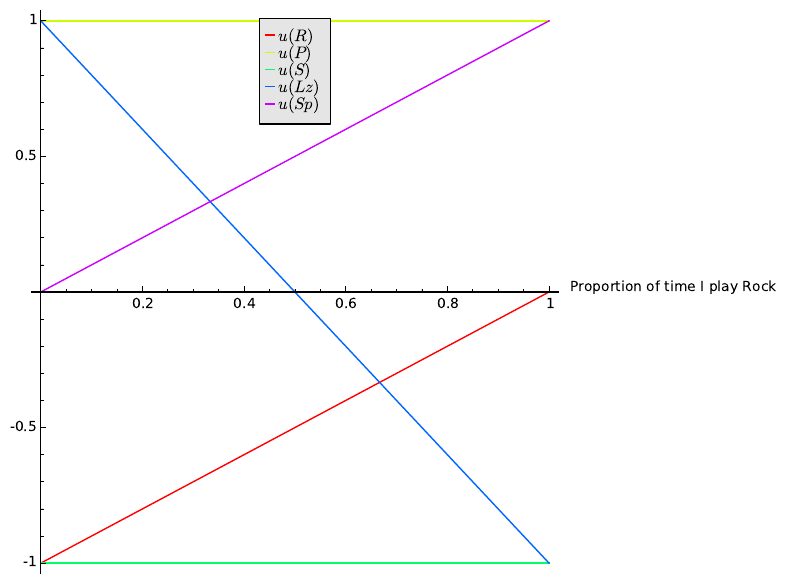

Reproduce this figure in Python.
# This file was *autogenerated* from the file plot.sage.
from sage.all_cmdline import *   # import sage library
_sage_const_3 = Integer(3); _sage_const_2 = Integer(2); _sage_const_1 = Integer(1); _sage_const_0 = Integer(0); _sage_const_5 = Integer(5); _sage_const_4 = Integer(4)
A = matrix([[_sage_const_0 , -_sage_const_1 , _sage_const_1 , _sage_const_1 , -_sage_const_1 ],
             [_sage_const_1 , _sage_const_0 , -_sage_const_1 , -_sage_const_1 , _sage_const_1 ],
             [-_sage_const_1 , _sage_const_1 , _sage_const_0 , _sage_const_1  , -_sage_const_1 ],
             [-_sage_const_1 , _sage_const_1 , -_sage_const_1 , _sage_const_0 , _sage_const_1 ],
             [_sage_const_1 , -_sage_const_1 , _sage_const_1 , -_sage_const_1 , _sage_const_0 ]])

clrs = rainbow(_sage_const_5 )
p = plot(x * A[_sage_const_0 , _sage_const_0 ] + (_sage_const_1  - x) * A[_sage_const_0 , _sage_const_4 ], x, _sage_const_0 , _sage_const_1 , legend_label="$u(R)$", color=clrs[_sage_const_0 ], axes_labels=['Proportion of time I play Rock', ''])
p += plot(x * A[_sage_const_1 , _sage_const_0 ] + (_sage_const_1  - x) * A[_sage_const_1 , _sage_const_4 ], x, _sage_const_0 , _sage_const_1 , legend_label="$u(P)$", color=clrs[_sage_const_1 ])
p += plot(x * A[_sage_const_2 , _sage_const_0 ] + (_sage_const_1  - x) * A[_sage_const_2 , _sage_const_4 ], x, _sage_const_0 , _sage_const_1 , legend_label="$u(S)$", color=clrs[_sage_const_2 ])
p += plot(x * A[_sage_const_3 , _sage_const_0 ] + (_sage_const_1  - x) * A[_sage_const_3 , _sage_const_4 ], x, _sage_const_0 , _sage_const_1 , legend_label="$u(Lz)$", color=clrs[_sage_const_3 ])
p += plot(x * A[_sage_const_4 , _sage_const_0 ] + (_sage_const_1  - x) * A[_sage_const_4 , _sage_const_4 ], x, _sage_const_0 , _sage_const_1 , legend_label="$u(Sp)$", color=clrs[_sage_const_4 ])
p.save("plot.pdf")
